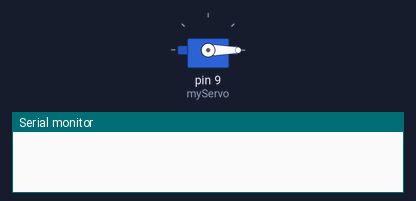
A sketch run on a simulated Arduino Uno, built with avr-gcc and run on an emulated ATmega328P. On the bench: servo, the last lines printed to the serial monitor.

Above: at 0.05 s.
At 1.75 s:
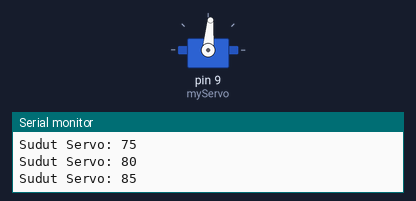
At 3.45 s:
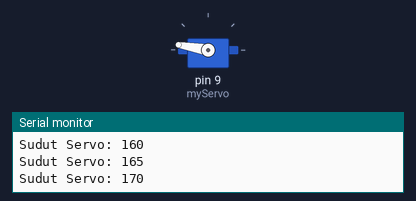
At 6.9 s:
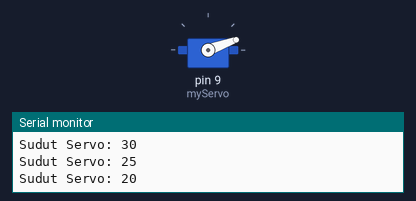
Timing chart, 0 to 9.4 s (numbered marks = the images above):
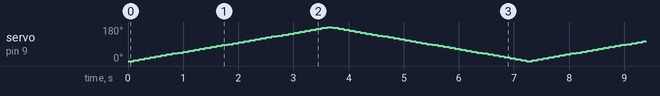

The sketch:

infinity-loop.ino
```cpp
#include <Servo.h>  // Library untuk mengontrol servo

Servo myServo;  // Membuat objek servo
int angle = 0;  // Posisi awal servo
int increment = 5;  // Besar perubahan sudut

void setup() {
  // Inisialisasi Serial Monitor untuk debugging
  Serial.begin(115200);

  // Menghubungkan servo ke pin GPIO 12
  myServo.attach(9);

  // Menggerakkan servo ke posisi awal (0 derajat)
  myServo.write(angle);
}

void loop() {
  // Menggerakkan servo ke sudut saat ini
  myServo.write(angle);

  // Menunggu 100 ms agar gerakan lebih halus
  delay(100);

  // Update sudut servo
  angle += increment;

  // Jika sudut mencapai 180 atau 0, ubah arah
  if (angle >= 180 || angle <= 0) {
    increment = -increment;  // Ubah arah gerakan
  }

  // Debug: Cetak posisi sudut servo di Serial Monitor
  Serial.println("Sudut Servo: " + String(angle));
}
```
